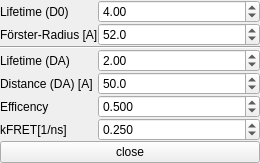
<?xml version="1.0" encoding="UTF-8"?>
<ui version="4.0">
 <class>Form</class>
 <widget class="QWidget" name="Form">
  <property name="geometry">
   <rect>
    <x>0</x>
    <y>0</y>
    <width>260</width>
    <height>146</height>
   </rect>
  </property>
  <property name="sizePolicy">
   <sizepolicy hsizetype="Fixed" vsizetype="Fixed">
    <horstretch>0</horstretch>
    <verstretch>0</verstretch>
   </sizepolicy>
  </property>
  <property name="windowTitle">
   <string>FRET-Calculator</string>
  </property>
  <property name="windowIcon">
   <iconset resource="../rescource.qrc">
    <normaloff>:/icons/icons/FRET.png</normaloff>:/icons/icons/FRET.png</iconset>
  </property>
  <layout class="QGridLayout" name="gridLayout">
   <property name="margin">
    <number>0</number>
   </property>
   <property name="spacing">
    <number>0</number>
   </property>
   <item row="6" column="2">
    <widget class="QDoubleSpinBox" name="doubleSpinBox_5">
     <property name="enabled">
      <bool>true</bool>
     </property>
     <property name="decimals">
      <number>3</number>
     </property>
     <property name="minimum">
      <double>0.000000000000000</double>
     </property>
     <property name="maximum">
      <double>9999.000000000000000</double>
     </property>
     <property name="singleStep">
      <double>0.050000000000000</double>
     </property>
     <property name="value">
      <double>0.250000000000000</double>
     </property>
    </widget>
   </item>
   <item row="6" column="0">
    <widget class="QLabel" name="label_6">
     <property name="text">
      <string>kFRET[1/ns]</string>
     </property>
    </widget>
   </item>
   <item row="0" column="2">
    <widget class="QDoubleSpinBox" name="doubleSpinBox">
     <property name="sizePolicy">
      <sizepolicy hsizetype="Expanding" vsizetype="Fixed">
       <horstretch>0</horstretch>
       <verstretch>0</verstretch>
      </sizepolicy>
     </property>
     <property name="minimum">
      <double>0.010000000000000</double>
     </property>
     <property name="maximum">
      <double>10000.000000000000000</double>
     </property>
     <property name="value">
      <double>4.000000000000000</double>
     </property>
    </widget>
   </item>
   <item row="1" column="2">
    <widget class="QDoubleSpinBox" name="doubleSpinBox_3">
     <property name="enabled">
      <bool>true</bool>
     </property>
     <property name="decimals">
      <number>1</number>
     </property>
     <property name="maximum">
      <double>1000000.000000000000000</double>
     </property>
     <property name="singleStep">
      <double>0.500000000000000</double>
     </property>
     <property name="value">
      <double>52.000000000000000</double>
     </property>
    </widget>
   </item>
   <item row="4" column="2">
    <widget class="QDoubleSpinBox" name="doubleSpinBox_9">
     <property name="decimals">
      <number>1</number>
     </property>
     <property name="minimum">
      <double>1.000000000000000</double>
     </property>
     <property name="maximum">
      <double>10000.000000000000000</double>
     </property>
     <property name="singleStep">
      <double>0.500000000000000</double>
     </property>
     <property name="value">
      <double>50.000000000000000</double>
     </property>
    </widget>
   </item>
   <item row="3" column="2">
    <widget class="QDoubleSpinBox" name="doubleSpinBox_2">
     <property name="minimum">
      <double>0.010000000000000</double>
     </property>
     <property name="maximum">
      <double>10000.000000000000000</double>
     </property>
     <property name="singleStep">
      <double>0.050000000000000</double>
     </property>
     <property name="value">
      <double>2.000000000000000</double>
     </property>
    </widget>
   </item>
   <item row="5" column="2">
    <widget class="QDoubleSpinBox" name="doubleSpinBox_4">
     <property name="frame">
      <bool>true</bool>
     </property>
     <property name="decimals">
      <number>3</number>
     </property>
     <property name="minimum">
      <double>0.001000000000000</double>
     </property>
     <property name="maximum">
      <double>1.000000000000000</double>
     </property>
     <property name="singleStep">
      <double>0.010000000000000</double>
     </property>
     <property name="value">
      <double>0.500000000000000</double>
     </property>
    </widget>
   </item>
   <item row="5" column="0">
    <widget class="QLabel" name="label_5">
     <property name="text">
      <string>Efficency</string>
     </property>
    </widget>
   </item>
   <item row="4" column="0">
    <widget class="QLabel" name="label_4">
     <property name="text">
      <string>Distance (DA) [A]</string>
     </property>
    </widget>
   </item>
   <item row="3" column="0">
    <widget class="QLabel" name="label_2">
     <property name="sizePolicy">
      <sizepolicy hsizetype="Fixed" vsizetype="Preferred">
       <horstretch>0</horstretch>
       <verstretch>0</verstretch>
      </sizepolicy>
     </property>
     <property name="text">
      <string>Lifetime (DA)</string>
     </property>
    </widget>
   </item>
   <item row="0" column="0">
    <widget class="QLabel" name="label">
     <property name="sizePolicy">
      <sizepolicy hsizetype="Fixed" vsizetype="Preferred">
       <horstretch>0</horstretch>
       <verstretch>0</verstretch>
      </sizepolicy>
     </property>
     <property name="text">
      <string>Lifetime (D0)</string>
     </property>
    </widget>
   </item>
   <item row="1" column="0">
    <widget class="QLabel" name="label_3">
     <property name="text">
      <string>Förster-Radius [A]</string>
     </property>
    </widget>
   </item>
   <item row="2" column="0" colspan="3">
    <widget class="Line" name="line">
     <property name="orientation">
      <enum>Qt::Horizontal</enum>
     </property>
    </widget>
   </item>
   <item row="7" column="0" colspan="3">
    <widget class="QPushButton" name="pushButton">
     <property name="text">
      <string>close</string>
     </property>
    </widget>
   </item>
  </layout>
 </widget>
 <resources>
  <include location="../rescource.qrc"/>
 </resources>
 <connections>
  <connection>
   <sender>pushButton</sender>
   <signal>clicked()</signal>
   <receiver>Form</receiver>
   <slot>hide()</slot>
   <hints>
    <hint type="sourcelabel">
     <x>128</x>
     <y>126</y>
    </hint>
    <hint type="destinationlabel">
     <x>128</x>
     <y>67</y>
    </hint>
   </hints>
  </connection>
 </connections>
</ui>
